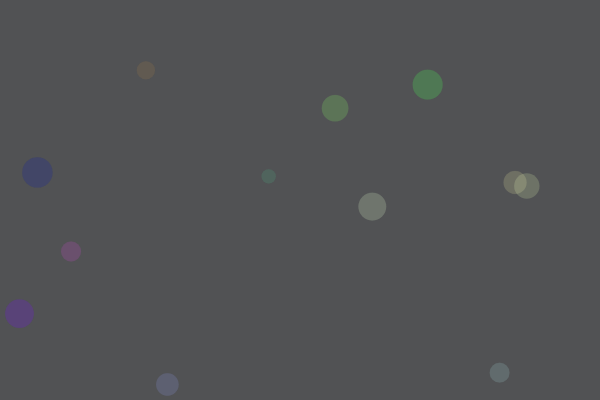
Frame 1 (no input)
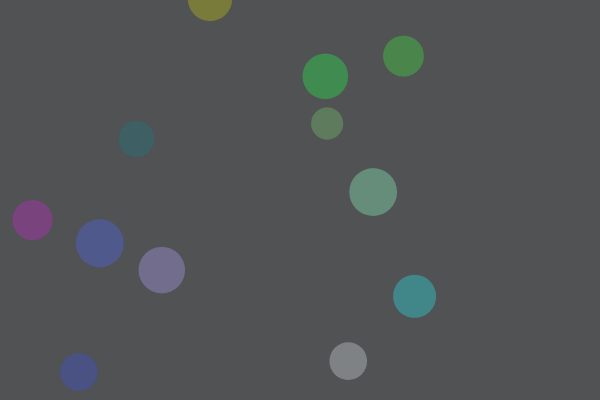
Frame 60 (no input)
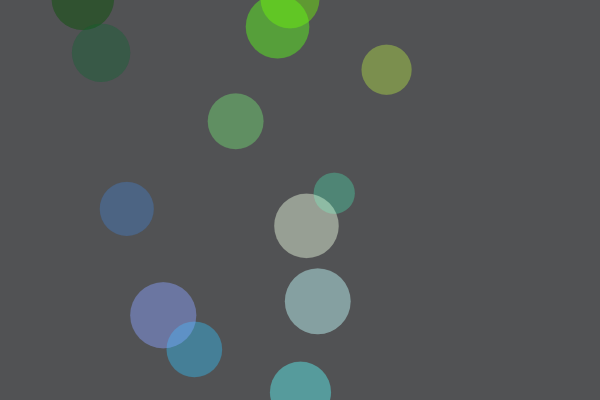
Frame 120 (the mouse pressed at the canvas centre since frame 60)

The p5.js sketch that drew these frames (run headless with seeded random() and noise() and a simulated clock; from frame 60 on, the mouse is pressed at the canvas centre):

// p5.js sketch
// ── sketch.js
// DM2008 — Activity 4b [Guided]
// Objects in Motion (50 min)
//
// You have a working Agent class to start with — your job is to bring it to life.
// Each agent moves, changes over time, and is drawn to the screen.
// Mouse click adds a new agent. C clears them all.
//
// Things to try:
// - Change the starting values (size, speed, color) to see what happens
// - Make agents bounce instead of wrap — what needs to change?
// - Add a second method to your class beyond update() and show()
//
// Stretch: give each agent a lifespan — shrink or fade it over time, then remove it.
// Hint: a backward loop lets you safely splice items while iterating.

let agents = [];
const NUM_START = 12;

function setup() {
  createCanvas(600, 400);
  noStroke();

  for (let i = 0; i < NUM_START; i++) {
    let x = random(width);
    let y = random(height);
    let sz = random(12, 36);
    let speedX = random(-3, 3);
    let speedY = random(-3, 3);
    agents.push(new Agent(x, y, sz, speedX, speedY));
  }
}

function draw() {
  background(81, 82, 84);

  for (let i = 0; i < agents.length; i++) {
    agents[i].update();
    agents[i].show();
  }
  	
  for (let i = agents.length - 1; i >= 0; i--) {
    agents[i].shrink();
    agents[i].show();
 
    if (agents[i].speedX <=0 || agents[i].sz >= 150) {
      agents.splice(i, 1);
    }
  }
}

function mousePressed() {
  let sz = random(16, 40);
  let speedX = random(-2, 2);
  let speedY = random(-2, 2);
  agents.push(new Agent(mouseX, mouseY, sz, speedX, speedY));
}

function keyPressed() {
  // Replacing the array with an empty one effectively clears all agents
  if (key == "C" || key == "c") {
    agents = [];
  }
}

class Agent {
  constructor(x, y, sz, speedX, speedY) {
    this.x = x;
    this.y = y;
    this.sz = sz;
    this.dx = speedX;
    this.dy = speedY;
    this.col = random(255); // a color value that will change over time
    // What else might your agent need to know about itself?
  }

  shrink() {
    this.sz += 0.3; // shrink each frame
    }

  update() {
    // Position changes by speed each frame — can you see why?
    this.x += this.dx;
    this.y += this.dy;

    // This is a property changing over time — try changing size or speed instead
    this.col = (this.col + 1) % 255;

    // This wraps agents around the edges — could you make them bounce instead?
    if (this.x > width) {
      this.dx *= random(-0.7, -1.2);
    }
    if (this.x < 0) {
      this.dx *= -1;
    }
    if (this.y > height) {
      this.dy *= random(-1, -1.5);
    }
    if (this.y < 0) {
      this.dy *= -0.5;
    }
  }

  show() {
    // this.col drives the color shift — how could you use your other properties here?
    fill(this.col, this.x, this.y, this.sz);
    ellipse(this.x, this.y, this.sz);
  }
}
